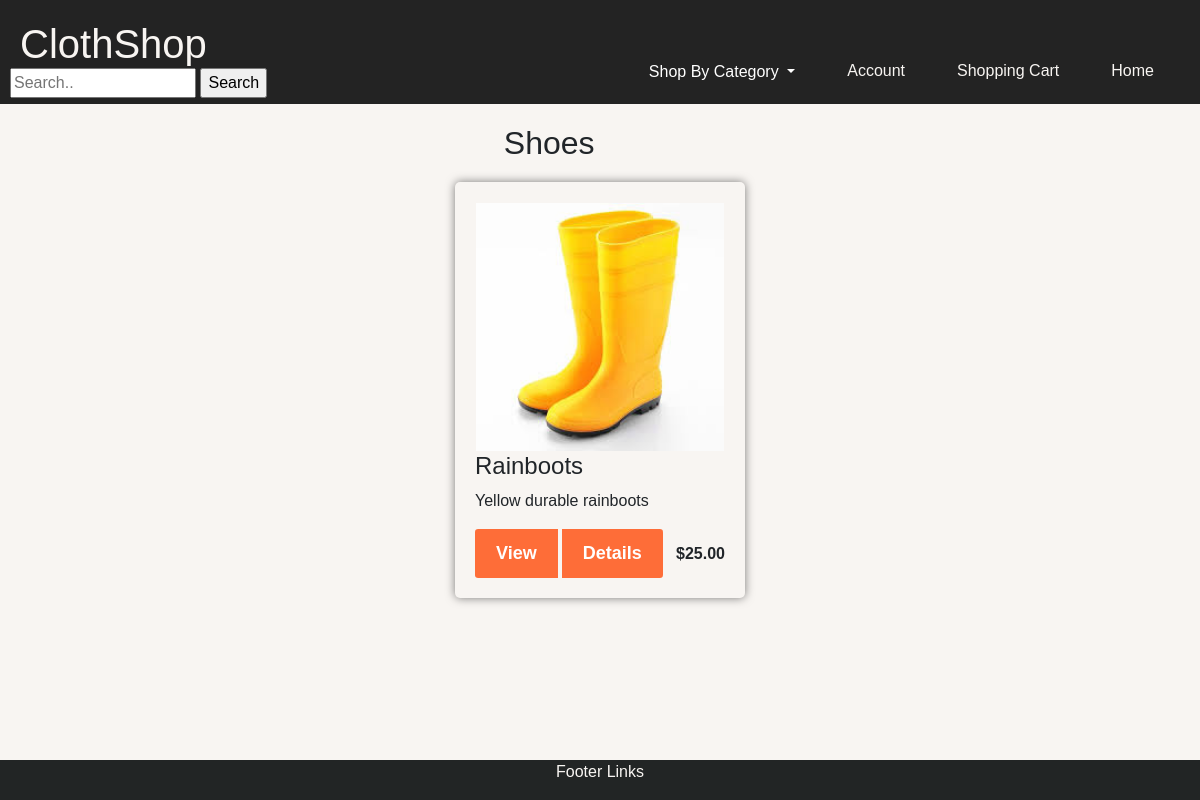
/categoryresults/Shoe/ (signed in), run on the app's committed database.
### website/models.py (models this page shows)
class Product(models.Model):
    name = models.CharField(max_length=255)
    description = models.CharField(max_length=255)
    price = models.DecimalField(max_digits=10, decimal_places=2)
    image = models.ImageField(upload_to='images/')
    availability = models.CharField(max_length=255)

### website/views.py (the view)
# urls.py: path('categoryresults/<str:category>/', views.categoryresults, name='categoryresults'),
def categoryresults(request, category):
    if category == 'Pant':
        pants = Product.objects.filter(name__contains='Pants').values()
        jeans = Product.objects.filter(name__contains='Jeans').values()
        results = pants | jeans
    elif category == 'Shoe':
        shoes = Product.objects.filter(name__contains=category).values()
        boots = Product.objects.filter(name__contains='Boots').values()
        results = shoes | boots
    else:
        results = Product.objects.filter(name__contains=category).values()
    return render(request, 'website/categoryresults.html', {'results': results, 'category': category})

### website/templates/website/categoryresults.html (shortened to what this page needs)
{% include 'website/header.html' %}
<!DOCTYPE html>
<html>
<head>
    <link href="https://cdn.jsdelivr.net/npm/bootstrap@5.0.2/dist/css/bootstrap.min.css" rel="stylesheet">
</head>
<body style = "font-family: 'Gill Sans', 'Gill Sans MT', Calibri, 'Trebuchet MS', sans-serif;">
    <h2 style="margin-top: 20px; text-align: center;">{{category}}s</h2>
    <div class="products" >
        {% for result in results %}
        <div  class="product-card">
            <img class="product-image" src="/media/{{result.image}}" alt="{{ result.name }}">
            <div class="product-description">
                <h4>{{ result.name }}</h4>
                <p>{{ result.description }}</p>
            </div>
            <div class = "d-flex justify-content-between align-items-center">
                <div class = "btn-group">
                    <button type = "button" class="btn btn-sm">View</button>
                    <button type = "button" class="btn btn-sm">Details</button>
                </div>
                <span class="product-price"> ${{ result.price }}</span>
            </div>
        </div>
        {% endfor %}
    </div>
</body>
</html>
{% include 'website/footer.html' %}

### website/templates/website/categoryresults.html (style rules this page uses)
body { margin: 0; background-color: #f8f5f2; }
.products { display: grid; grid-template-columns: repeat(auto-fit, minmax(300px, 1fr)); grid-gap: 20px; margin-top: 20px; }
.product-card { background-attachment: fixed; background-color: #f8f5f2; text-align: center; padding: 20px; margin: auto; border-radius: 5px; box-shadow: 0 0 10px rgba(0,0,0,0.5); }
.product-image { width: 100%; height: 250px; object-fit: cover; border: 1px solid #f8f5f2; }
.product-description { text-align: left; }
.product-price { text-align: left; font-weight: bold; }
.btn-group .btn { background: #fe6d38; color: #fff; font-size: 18px; margin-right: 5px; padding: 10px 20px; font-weight:600; transition: all .6s ease-in; }

### data on the page
Product: image (picture), name "Rainboots", description "Yellow durable rainboots", price "25.00"

### other printed values
{{ category }} "Shoe"
